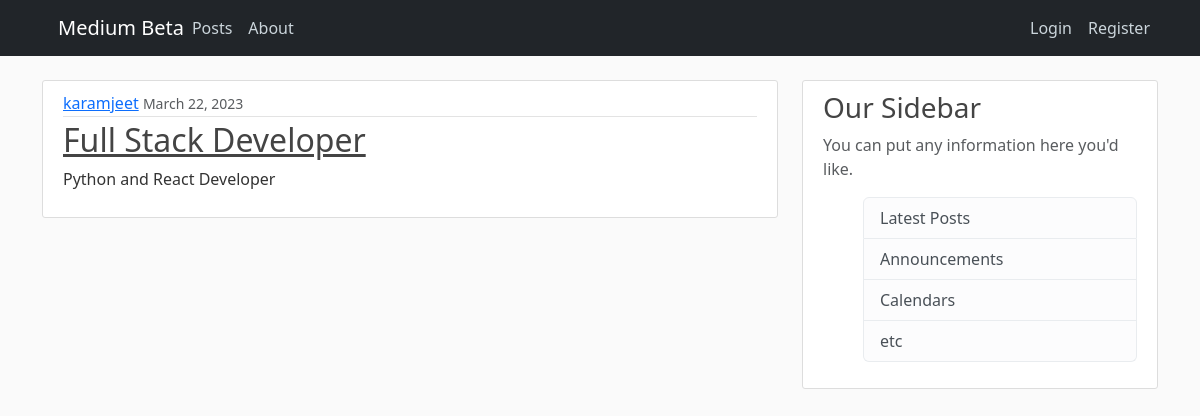
Screenshot of /jobs/job/1 with the database file from the repository.
### job/models.py (models this page shows, shortened)
class JobPost(models.Model):
    title = models.CharField(max_length=250)
    content = models.TextField()
    author = models.ForeignKey(User, on_delete=models.CASCADE)
    date_posted = models.DateTimeField(default=timezone.now)

### job/views.py (the view)
# urls.py: path('jobs/', include('job.urls')),
def job(request, id):
    job_post = JobPost.objects.get(id=id)
    return render(request, 'job/job.html', {'job_post': job_post})

### job/templates/job/job.html
{% extends 'blog/base.html' %}
{% block content %}
    <article class="media content-section">
        <div class="media-body">
        <div class="article-metadata">
            <a class="mr-2" href="#">{{ job_post.author }}</a>
            <small class="text-muted">{{ job_post.date_posted|date:"F d, Y"  }}</small>
        </div>
        <h2><a class="article-title" href="#">{{ job_post.title }}</a></h2>
        <p class="article-content">{{ job_post.content }}</p>
        </div>
    </article>
{% endblock content %}

### blog/static/blog/main.css (style rules this page uses)
body { background: #fafafa; color: #333333; margin-top: 5rem; }
h1, h2, h3, h4, h5, h6 { color: #444444; }
.content-section { background: #ffffff; padding: 10px 20px; border: 1px solid #dddddd; border-radius: 3px; }
.article-title { color: #444444; }
.article-content { white-space: pre-line; }
.article-metadata { padding-bottom: 1px; margin-bottom: 4px; border-bottom: 1px solid #e3e3e3; }

### rows the page displays
JobPost: author "karamjeet", date_posted "March 22, 2023", title "Full Stack Developer", content "Python and React Developer"
